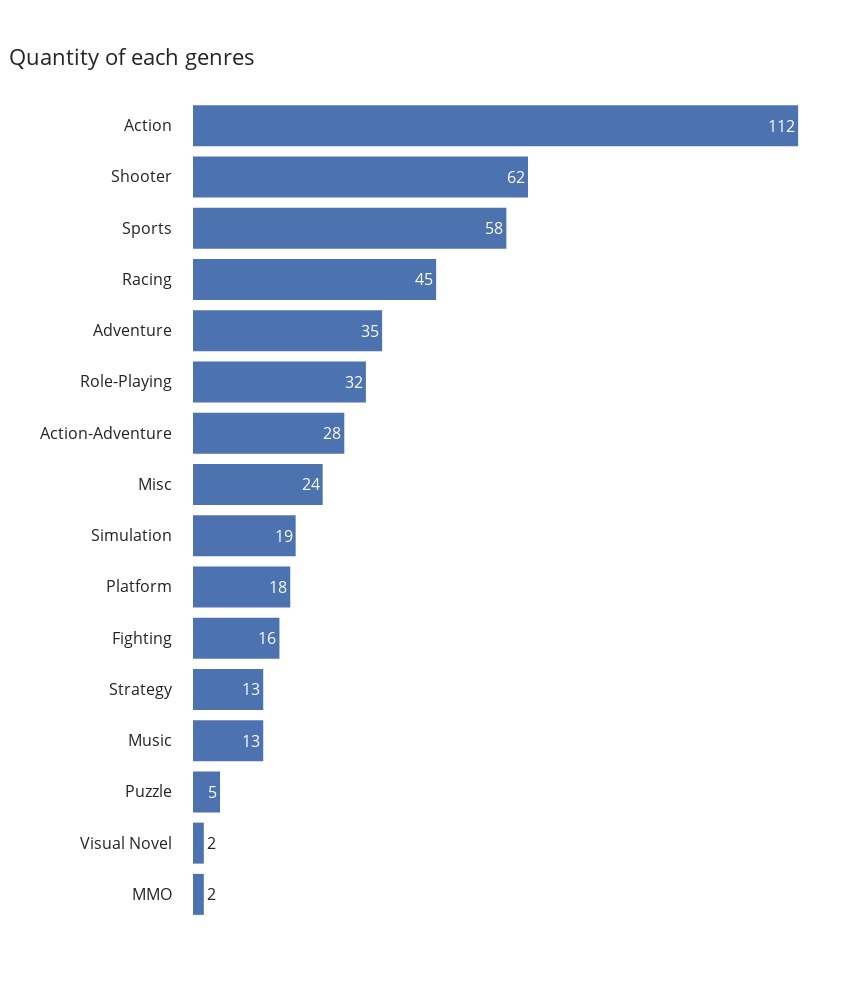

The notebook cell this image was saved under:
### Code cell
histogram(df_xbox, y='Genre', visiblex=False, visibley=True, title='Quantity of each genres')

### Figure 1 — Plotly figure (JSON) as saved in the notebook; plotly's stock layout.template omitted (floating-point values rounded to 4 significant figures; data arrays with more than 128 entries replaced by an {"elided": "..."} marker saying what was removed)
{"data": [{"alignmentgroup": "True", "bingroup": "y", "histfunc": "count", "hoverinfo": "skip", "legendgroup": "", "marker": {"color": "rgb(76,114,176)", "pattern": {"shape": ""}}, "name": "", "offsetgroup": "", "orientation": "h", "showlegend": false, "textfont": {"size": 16}, "texttemplate": "%{value}", "type": "histogram", "xaxis": "x", "y": {"elided": "484 str values"}, "yaxis": "y"}], "layout": {"bargap": 0.2, "barmode": "relative", "font": {"size": 16}, "height": 1000, "legend": {"tracegroupgap": 0}, "margin": {"l": 20, "pad": 20, "r": 20}, "paper_bgcolor": "rgba(0,0,0,0)", "plot_bgcolor": "rgba(0,0,0,0)", "title": {"text": "Quantity of each genres", "x": 0.01, "xanchor": "left", "y": 0.95, "yanchor": "top"}, "width": 850, "xaxis": {"anchor": "y", "domain": [0, 1], "showgrid": false, "title": {"text": ""}, "visible": false, "zeroline": false}, "yaxis": {"anchor": "x", "automargin": true, "categoryorder": "total ascending", "domain": [0, 1], "showgrid": false, "title": {"text": ""}, "visible": true, "zeroline": false}}}
